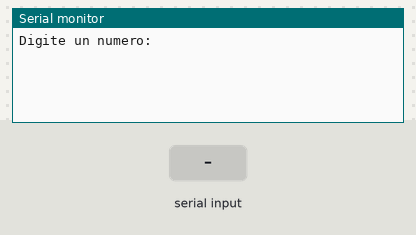
Bench run of a program on a simulated ESP32. Shown: the last lines printed to the serial monitor. Inputs (shaded band) come from the test bench.

Above: at 1.2 s.
1.3 s: "90,45\n" received over Serial
At 2.64 s:
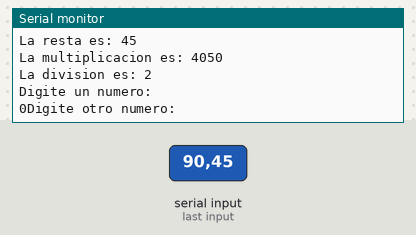
2.8 s: "5\n" received over Serial
At 4.4 s:
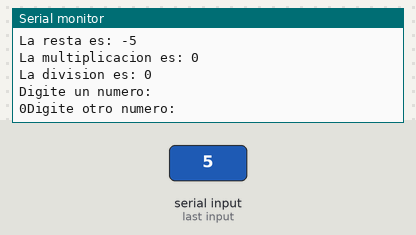

Measured:
- after the input at 1.3 s, the serial monitor: prints a new line at once (image 1)
- after the input at 2.8 s, the serial monitor: prints a new line at once (image 2)

The program:

main.cpp
```cpp
/*1. Escribe un programa que lea de la entrada estándar dos números y muestre
en la salida estándar su suma, resta, multiplicación y división.*/

#include <Arduino.h>

int n1,n2, suma = 0, resta = 0, multiplicacion=0, division=0;

void setup()
{
  	Serial.begin(9600);
}

void loop()
{
	Serial.println("Digite un numero: "); while(!Serial.available()){} n1 = Serial.parseInt();
	Serial.print(String(n1));
        Serial.println("Digite otro numero: "); while(!Serial.available()){} n2 = Serial.parseInt();
	Serial.print(String(n2));

	suma = n1 + n2;
	resta = n1 - n2;
	multiplicacion = n1 * n2;
	division = n1 / n2;

  	Serial.println("La suma es: " + String(suma));
	Serial.println("La resta es: " + String(resta));
	Serial.println("La multiplicacion es: " + String(multiplicacion));
	Serial.println("La division es: " + String(division));
}
```
